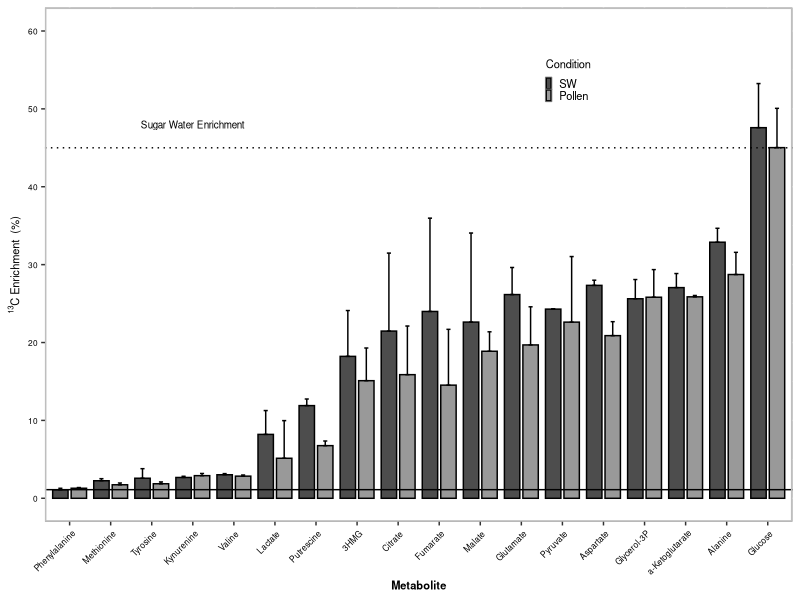
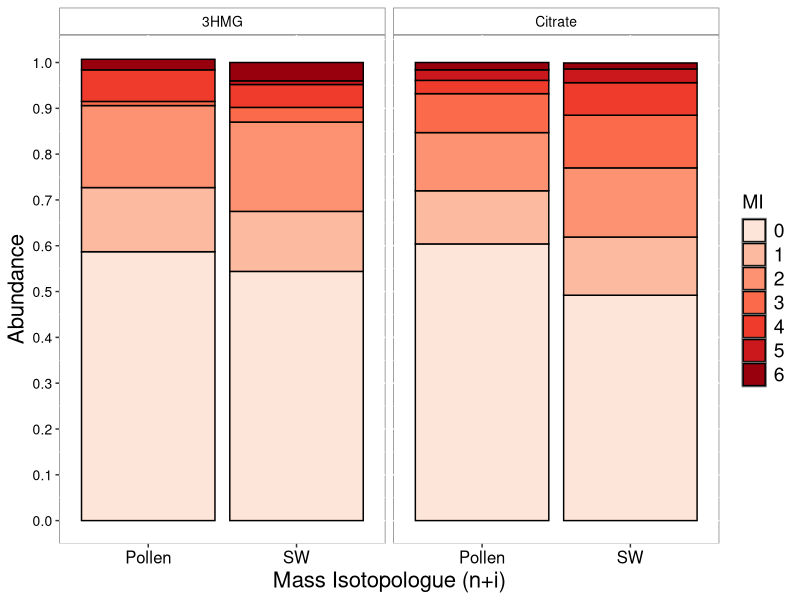
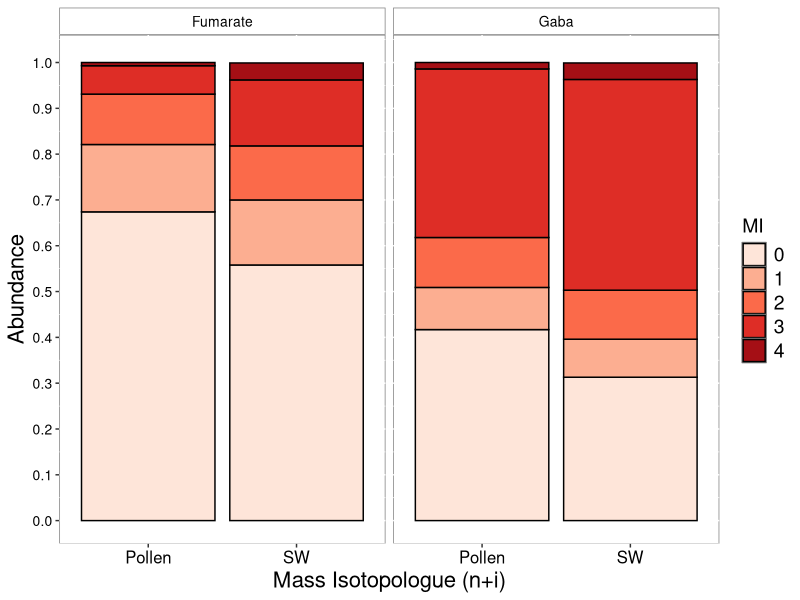
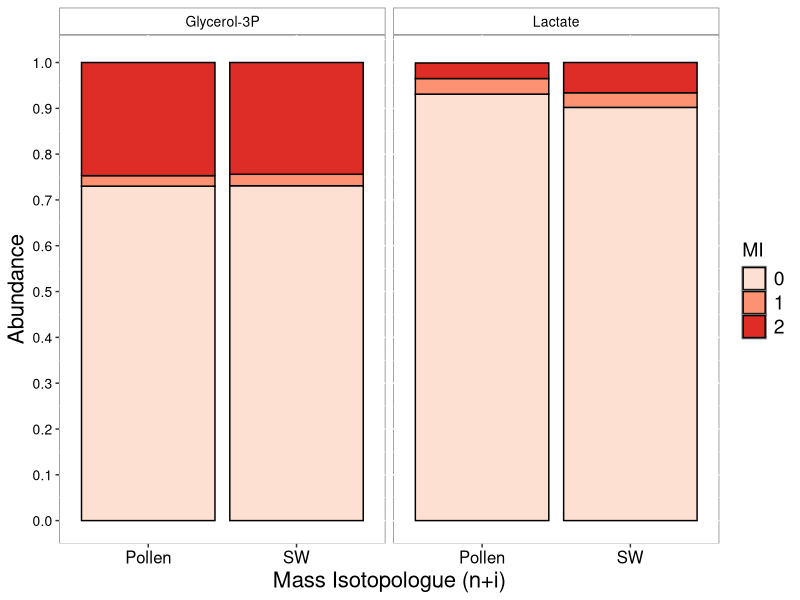

R code for these plots, in order:
## ---- chunk 1
#
#required_packages = c( "plyr","data.table", "readxl", "ggpubr", "RcolorBrewer","writexl","tibble", "purrr", "tidyverse")
#need_install = required_packages[!(required_packages) %in% installed.packages()]

#if (length(need_install) > 0){
#  install.packages((need_install))
#}

# Load packages
#lapply(required_packages, require, character.only=T)

#dir_script = dirname(rstudioapi::getSourceEditorContext()$path)

#setwd(dir_script)
#font_import()
#loadfonts(device="win")

## ---- chunk 2
library(data.table)
library(readxl)
library(plyr)
library(ggpubr)
#library(RcolorBrewer)
library(writexl)
library(tibble)
library(purrr)
library(tidyverse)

## ---- chunk 3
xlsx_data <- "Results_Combined_MD.xlsx"

excel_sheets(path = xlsx_data)

tab_names <- excel_sheets(path = xlsx_data)

list_all <- lapply(tab_names, function(x) {     
  as.data.frame(read_excel("Results_Combined_MD.xlsx", sheet = x)) } )

full_data <- do.call(rbind.fill, list_all)

full_data$Metabolite <- factor(full_data$Metabolite)
full_data$MW <- factor(full_data$MW)
full_data$MI <- factor(full_data$MI)
## ---- chunk 4
tidy_data <- full_data %>%
  mutate(Metabolite = fct_recode(Metabolite, "3HMG" = "BHMG", "a-Ketoglutarate" = "aKG", Aspartate = "Asp", Citrate = "Cit", Fumarate = "Fum", Glucose = "Glc", Glutamate = "Glu", "Glycerol-3P" = "G3P", Kynurenine = "Kyn", Lactate = "Lac",  Malate = "Mal", Putrescine = "Put", Pyruvate = "Pyr", Succinate = "Suc")) %>%
  filter(Total > 0.90 & Total < 1.10) %>%
  group_by(Metabolite, Frag, MW, Condition, Bee) %>%
  filter(!any(Abundance < -0.05)) %>%
  filter(!any(Abundance > 1.05))

tidy_data$MW <- factor(tidy_data$MW)
tidy_data$MI <- factor(tidy_data$MI)

avg_data <- tidy_data %>%
  select(Metabolite, Frag, MW, MI, Abundance, Enrichment, Condition, Bee) %>%
  ungroup() %>%
  group_by(Metabolite, Frag, MW, MI, Condition) %>%
  summarise(Mean_abundance = mean(Abundance),
            Sd_abundance = sd(Abundance),
            Mean_Enrichment = mean(Enrichment),
            Sd_Enrichment = sd(Enrichment)) %>%
  mutate(across(where(is.numeric), round, 3),
         Sd_abundance = case_when(Sd_abundance < 0.005 ~ 0.005,
                                  TRUE ~ Sd_abundance))
  

avg_Enrichments <- avg_data %>%
  filter(MI == 0) %>%
  mutate(ymax = Mean_Enrichment + Sd_Enrichment,
         ymin = Mean_Enrichment - Sd_Enrichment)

plot_Enrichments <- avg_Enrichments %>%
  group_by(Metabolite, Frag, MW) %>%
  filter(!any(is.na(Sd_Enrichment)))%>%
  filter(Metabolite %in% c("3HMG", "a-Ketoglutarate", "Acetylglucosamine", 
                           "Aspartate","Citrate","Fumarate","Glucose","Glutamate","Glycerol-3P",
                           "Kynurenine","Lactate","Malate","Putrescine","Pyruvate", "Alanine", "Isoleucine", "Methionine",                                 "Phenylalanine", "Tyrosine", "Valine")) %>%
  filter(MW %in% c("273", "304", "319", "218","375","245","319","246","357","307",
                   "117","233","200","174", "116", "158", "176")) %>%
  mutate(Condition = fct_relevel(Condition, "SW", "Pollen"))

#write_enrichments <- writexl::write_xlsx(
#  x=plot_Enrichments,
#  path = "Plot_Enrichments.xlsx",
#  col_names = TRUE,
#  format_headers = TRUE)  
## ---- chunk 5

ggplot(plot_Enrichments, aes(x = reorder(Metabolite, Mean_Enrichment), y = Mean_Enrichment, 
                             ymin = Mean_Enrichment, ymax = ymax, fill = Condition, color="none" ))+
  geom_col(color="black", width = .75, position = position_dodge(width = .9)) +
  geom_errorbar(width=0.2, color="black", position = position_dodge(width = .9),stat = "identity") +
  stat_compare_means(aes(group = Condition), label = "p.signif", label.y = 60, hide.ns=TRUE)+
  geom_hline(yintercept=45, col="black", linetype = "dotted") +
  geom_hline(yintercept=1.108, col="black") +
  scale_fill_manual(values=c("grey30","grey60")) +
  theme(panel.border = element_rect(colour = "grey", fill=NA, size=1),
        panel.background = element_rect(fill = "white", colour = "grey50"), 
        axis.text.x = element_text(color = "black", size=6, angle=45, hjust=0.95, vjust=0.95), 
        axis.text.y = element_text(color = "black", size=6),
        axis.title.x =element_text(color = "black", size=8, face = "bold"),
        axis.title.y =element_text(color = "black", size=8, face = "bold"), 
        legend.text = element_text(color = "black", size=8), 
        legend.title = element_text(color = "black", size=8),
        legend.position = c(0.7, 0.86),
        legend.key.size = unit(0.15, 'cm'),
        plot.title = element_text(hjust = 0.5, size=8))+
    ylab(expression(""^13*"C"~"Enrichment"~" (%)"))+
  scale_y_continuous(limits=c(0,60), breaks=seq(0, 100, 10))  +
  xlab("Metabolite") +
  annotate("text", x=4, y=48, size=2.5, label= "Sugar Water Enrichment")
#ggsave("Fig2b_MD_Gut_13C_Enrichments.pdf" ,device=cairo_pdf, width=5, height= 3, units = "in", dpi = 300) 



## ---- chunk 6

ggplot(subset(avg_data, Metabolite %in% c("Citrate","3HMG") & MW %in% c("375","273")), 
       aes(x = Condition, y = Mean_abundance, 
              ymin=Mean_abundance, ymax = Mean_abundance + Sd_abundance, fill = MI))+
  geom_col(position = position_stack(reverse = TRUE), color="black") +
  #geom_errorbar( width=0.2, color="black") +
  scale_fill_brewer(palette = "Reds") +
  theme(panel.background = element_rect(fill = "white", colour = "grey50"), legend.position = "right", 
        axis.text.x = element_text(color = "black", size=12), axis.text.y = element_text(color = "black", size=10),
        axis.title.x =element_text(color = "black", size=16), axis.title.y =element_text(color = "black", size=16),
        legend.text = element_text(color = "black", size=14), legend.title = element_text(color = "black", size=14),
        plot.title = element_text(hjust = 0.5, size=18),
        strip.text.x = element_text(size = 10, color = "black"), 
        strip.text.y = element_text(size = 10, color = "black"),
        strip.background = element_rect(color="grey50", fill="white", size=0.5, linetype="solid"))+
  scale_y_continuous(name = "Abundance",limits=c(0,1.01), breaks=seq(0, 1.01, 0.1))  +
  scale_x_discrete(name = "Mass Isotopologue (n+i)")+
  facet_wrap(~Metabolite, nrow=1)

ggplot(subset(avg_data, Metabolite %in% c("Gaba","Fumarate") & MW %in% c("304","245")), 
       aes(x = Condition, y = Mean_abundance, 
              ymin=Mean_abundance, ymax = Mean_abundance + Sd_abundance, fill = MI))+
  geom_col(position = position_stack(reverse = TRUE), color="black") +
  #geom_errorbar( width=0.2, color="black") +
  scale_fill_brewer(palette = "Reds") +
  theme(panel.background = element_rect(fill = "white", colour = "grey50"), legend.position = "right", 
        axis.text.x = element_text(color = "black", size=12), axis.text.y = element_text(color = "black", size=10),
        axis.title.x =element_text(color = "black", size=16), axis.title.y =element_text(color = "black", size=16),
        legend.text = element_text(color = "black", size=14), legend.title = element_text(color = "black", size=14),
        plot.title = element_text(hjust = 0.5, size=18),
        strip.text.x = element_text(size = 10, color = "black"), 
        strip.text.y = element_text(size = 10, color = "black"),
        strip.background = element_rect(color="grey50", fill="white", size=0.5, linetype="solid"))+
  scale_y_continuous(name = "Abundance",limits=c(0,1.01), breaks=seq(0, 1.01, 0.1))  +
  scale_x_discrete(name = "Mass Isotopologue (n+i)")+
  facet_wrap(~Metabolite, nrow=1)


ggplot(subset(avg_data, Metabolite %in% c("Glycerol-3P","Lactate") & MW %in% c("357","117")), 
       aes(x = Condition, y = Mean_abundance, 
              ymin=Mean_abundance, ymax = Mean_abundance + Sd_abundance, fill = MI))+
  geom_col(position = position_stack(reverse = TRUE), color="black") +
  #geom_errorbar( width=0.2, color="black") +
  scale_fill_brewer(palette = "Reds") +
  theme(panel.background = element_rect(fill = "white", colour = "grey50"), legend.position = "right", 
        axis.text.x = element_text(color = "black", size=12), axis.text.y = element_text(color = "black", size=10),
        axis.title.x =element_text(color = "black", size=16), axis.title.y =element_text(color = "black", size=16),
        legend.text = element_text(color = "black", size=14), legend.title = element_text(color = "black", size=14),
        plot.title = element_text(hjust = 0.5, size=18),
        strip.text.x = element_text(size = 10, color = "black"), 
        strip.text.y = element_text(size = 10, color = "black"),
        strip.background = element_rect(color="grey50", fill="white", size=0.5, linetype="solid"))+
  scale_y_continuous(name = "Abundance",limits=c(0,1.01), breaks=seq(0, 1.01, 0.1))  +
  scale_x_discrete(name = "Mass Isotopologue (n+i)")+
  facet_wrap(~Metabolite, nrow=1)
